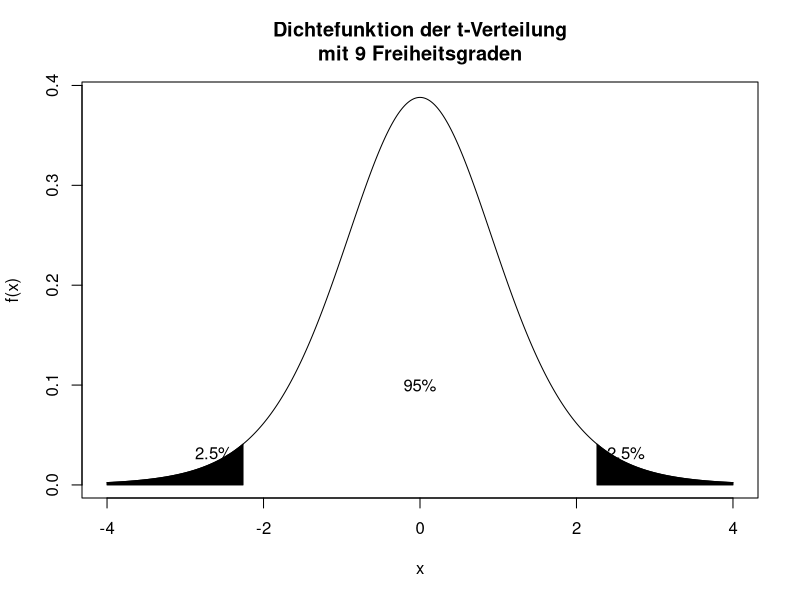
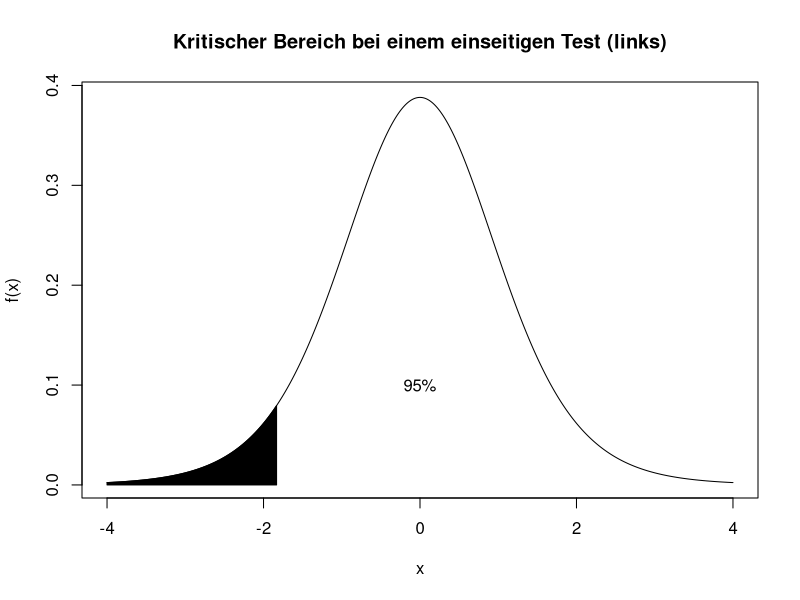
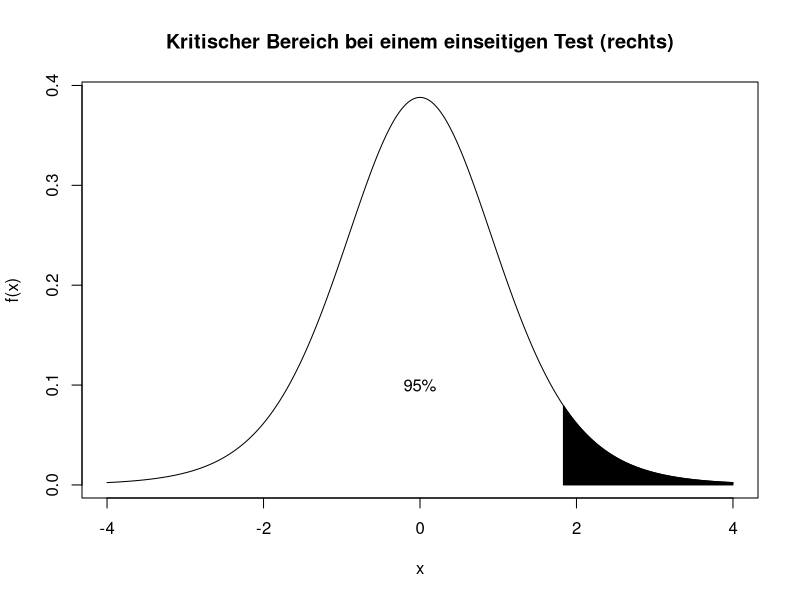

Write R code to recreate these figures, in order.
## ---- chunk 1
xlim <- 4
x <- seq(-xlim, xlim, by=0.01)
df <- 9
plot(x, dt(x, df), type="l", ylab="f(x)", main=paste("Dichtefunktion der t-Verteilung\nmit", df, "Freiheitsgraden"))
Q <- qt(0.975, df)
poly_x <- c(Q, Q, x[x>Q], xlim)
polygon(poly_x, c(0, dt(Q, df), dt(x[x>Q], df), 0), col=1)
polygon(-poly_x, c(0, dt(Q, df), dt(x[x>Q], df), 0), col=1)
#poly_x <- c(-Q, -Q, x[x > -Q & x < Q], Q, Q)
#polygon(poly_x, c(0, dt(Q, df), dt(x[x > -Q & x < Q], df), dt(Q, df), 0), col=2)
text(0, 0.10, "95%", cex=1)
text(Q, 0.03, "2.5%", cex=1, pos=4)
text(-Q, 0.03, "2.5%", cex=1, pos=2)
## ---- chunk 2
plot(x, dt(x, df), type="l", ylab="f(x)", main=paste("Kritischer Bereich bei einem einseitigen Test (links)"))
Q <- qt(0.95, df)  # we use a minus later, so use 0.95, not 0.05 here
poly_x <- c(Q, Q, x[x>Q], xlim)
polygon(-poly_x, c(0, dt(Q, df), dt(x[x>Q], df), 0), col=1)
text(0, 0.10, "95%", cex=1)
text(-Q, 0.03, "5%", cex=1, pos=2)
## ---- chunk 3
plot(x, dt(x, df), type="l", ylab="f(x)", main=paste("Kritischer Bereich bei einem einseitigen Test (rechts)"))
Q <- qt(0.95, df)
poly_x <- c(Q, Q, x[x>Q], xlim)
polygon(poly_x, c(0, dt(Q, df), dt(x[x>Q], df), 0), col=1)
text(0, 0.10, "95%", cex=1)
text(Q, 0.03, "5%", cex=1, pos=4)
